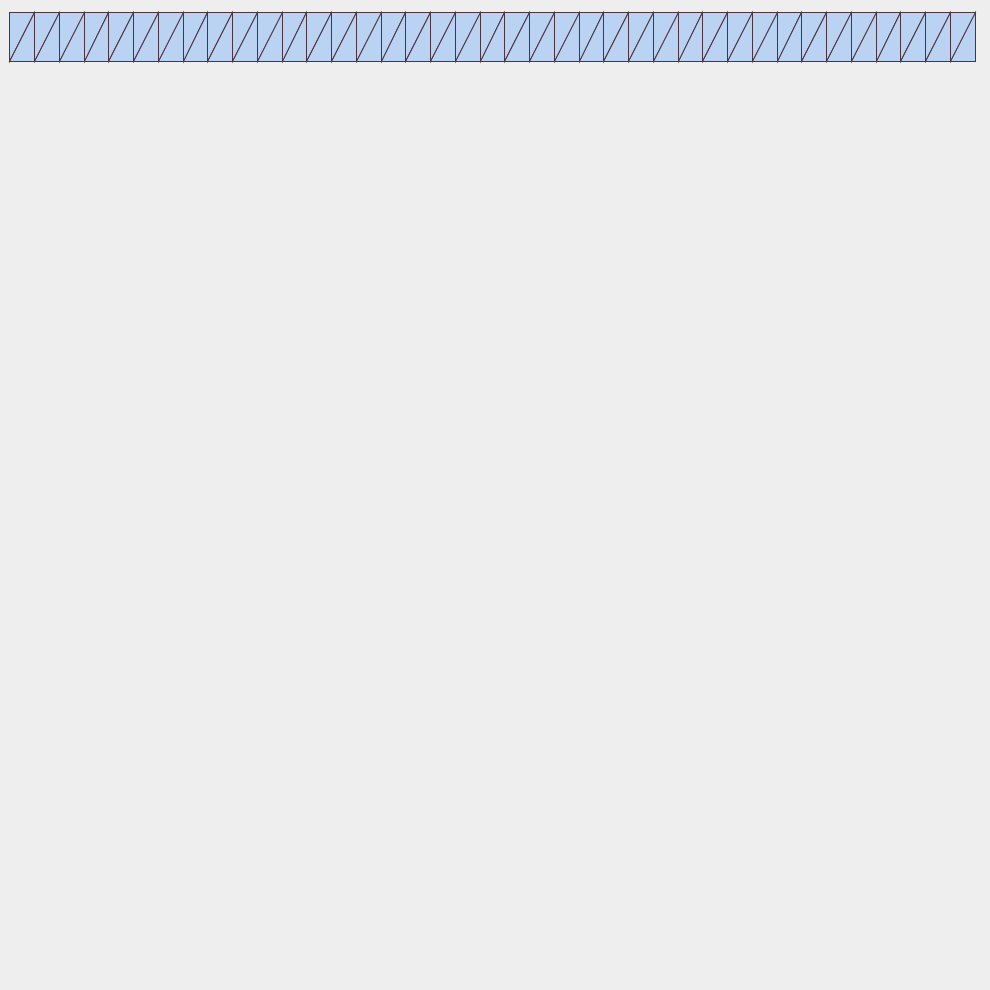
Frame 1 (no input)
Frame 60 (the mouse pressed at the canvas centre just before this capture): identical to frame 1, image omitted
Frame 120 (the mouse held since frame 60 and released just before this capture): identical to frame 1, image omitted

The Processing sketch that drew this single still picture (run headless with seeded random() and noise(); from frame 60 on, the mouse is pressed at the canvas centre):

// Processing sketch: day10_6
// ── day10_6.pde
float shapeWidth, shapeHeight;
float gridWidth = 20;
float gridHeight = gridWidth;

void setup() {
  size(990, 990);
  strokeWeight(1);
  stroke(#4B333F);
  //noStroke();
  ellipseMode(CENTER);
}

void draw() {
  ellipseMode(CENTER);
  //translate(0, height/2);
  shapeWidth = (width)/gridWidth;
  shapeHeight = (height)/gridHeight;
  translate(-shapeWidth/1.25, shapeHeight*0.25);
  background(#EEEEEE);
  //circle(50,50,100);
  fill(#BBD3F2);
  beginShape(TRIANGLE_STRIP);
  for (float x = 0; x < gridWidth; x+=0.5) {
    for (int y = 0; y < gridHeight; y+=1) { 
      pushMatrix();
      vertex(shapeWidth+(shapeWidth*x), 0);
      vertex(shapeWidth+shapeWidth*x, shapeHeight);
      popMatrix();
    }
  }
  endShape();
}

//vertex(shapeWidth,0);
//vertex(shapeWidth+shapeWidth/2,shapeHeight);
//vertex(shapeWidth+shapeWidth,0);
//vertex(shapeWidth+shapeWidth+shapeWidth/2,shapeHeight);
//vertex(shapeWidth+shapeWidth+shapeWidth,0);
